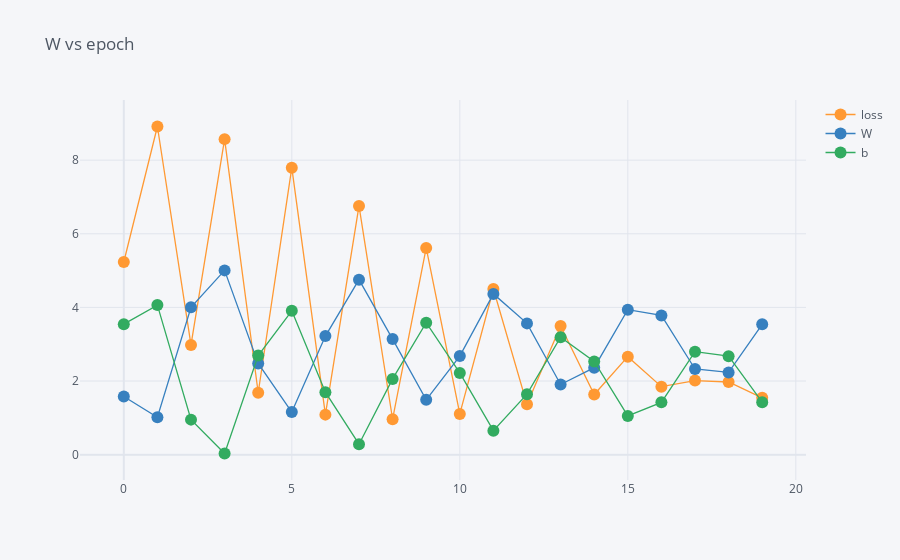

Notebook code cell kept with this figure:
### Code cell
data.iplot(kind="scatter" , x="epoch", y=["loss", "W" , "b" ], mode="lines+markers", title="W vs epoch")

### Figure 1 — Plotly figure (JSON) as saved in the notebook; plotly's stock layout.template omitted (floating-point values rounded to 4 significant figures)
{"data": [{"line": {"color": "rgba(255, 153, 51, 1.0)", "dash": "solid", "shape": "linear", "width": 1.3}, "marker": {"size": 12, "symbol": "circle"}, "mode": "lines+markers", "name": "loss", "text": "", "type": "scatter", "x": [0, 1, 2, 3, 4, 5, 6, 7, 8, 9, 10, 11, 12, 13, 14, 15, 16, 17, 18, 19], "y": [5.232, 8.914, 2.979, 8.571, 1.681, 7.795, 1.087, 6.757, 0.9618, 5.616, 1.106, 4.499, 1.366, 3.496, 1.634, 2.661, 1.847, 2.012, 1.973, 1.544]}, {"line": {"color": "rgba(55, 128, 191, 1.0)", "dash": "solid", "shape": "linear", "width": 1.3}, "marker": {"size": 12, "symbol": "circle"}, "mode": "lines+markers", "name": "W", "text": "", "type": "scatter", "x": [0, 1, 2, 3, 4, 5, 6, 7, 8, 9, 10, 11, 12, 13, 14, 15, 16, 17, 18, 19], "y": [1.581, 1.016, 4.004, 5.005, 2.476, 1.156, 3.222, 4.754, 3.139, 1.489, 2.679, 4.367, 3.566, 1.907, 2.362, 3.939, 3.782, 2.327, 2.234, 3.539]}, {"line": {"color": "rgba(50, 171, 96, 1.0)", "dash": "solid", "shape": "linear", "width": 1.3}, "marker": {"size": 12, "symbol": "circle"}, "mode": "lines+markers", "name": "b", "text": "", "type": "scatter", "x": [0, 1, 2, 3, 4, 5, 6, 7, 8, 9, 10, 11, 12, 13, 14, 15, 16, 17, 18, 19], "y": [3.544, 4.062, 0.9511, 0.03102, 2.691, 3.906, 1.697, 0.2834, 2.057, 3.584, 2.219, 0.6517, 1.643, 3.191, 2.533, 1.052, 1.421, 2.798, 2.673, 1.426]}], "layout": {"legend": {"bgcolor": "#F5F6F9", "font": {"color": "#4D5663"}}, "paper_bgcolor": "#F5F6F9", "plot_bgcolor": "#F5F6F9", "title": {"font": {"color": "#4D5663"}, "text": "W vs epoch"}, "xaxis": {"gridcolor": "#E1E5ED", "showgrid": true, "tickfont": {"color": "#4D5663"}, "title": {"font": {"color": "#4D5663"}, "text": ""}, "zerolinecolor": "#E1E5ED"}, "yaxis": {"gridcolor": "#E1E5ED", "showgrid": true, "tickfont": {"color": "#4D5663"}, "title": {"font": {"color": "#4D5663"}, "text": ""}, "zerolinecolor": "#E1E5ED"}}}
